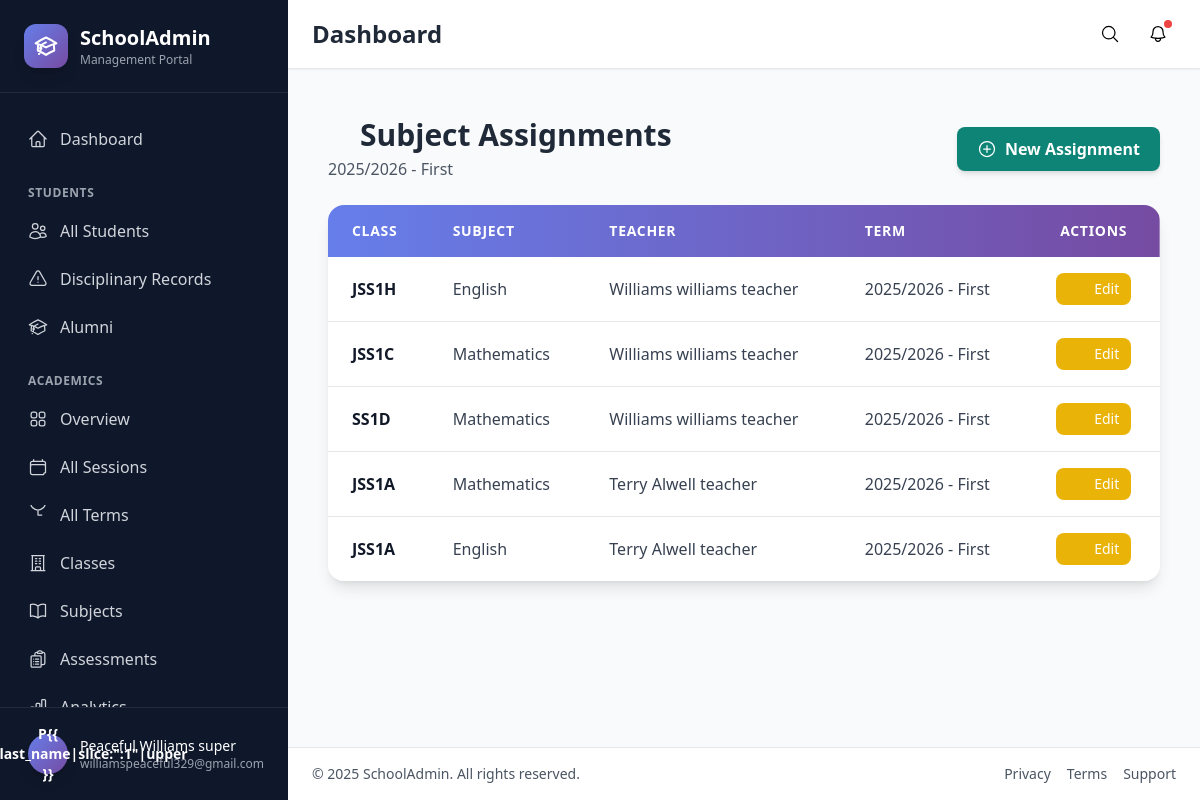
/academics/assignments/ (signed in), run on the app's committed database.
### academics/models.py (models this page shows, shortened)
class Term(models.Model):
    TERM_CHOICES = [
        ("First", "First Term"),
        ("Second", "Second Term"),
        ("Third", "Third Term"),
    ]
    session = models.ForeignKey(
        AcademicSession, on_delete=models.CASCADE, related_name="terms"
    )
    name = models.CharField(max_length=20, choices=TERM_CHOICES)
    start_date = models.DateField()
    end_date = models.DateField()
    is_current = models.BooleanField(default=False)
    def __str__(self):
        return f"{self.session.name} - {self.name}"
    class Meta:
        unique_together = ["session", "name"]
        ordering = ["-session__start_date", "name"]

class AcademicSession(models.Model):
    name = models.CharField(max_length=100)  # e.g., "2024/2025"
    start_date = models.DateField()
    end_date = models.DateField()
    is_current = models.BooleanField(default=False)
    class Meta:
        ordering = ["-start_date"]

class SubjectAssignment(models.Model):
    classroom = models.ForeignKey(ClassRoom, on_delete=models.CASCADE)
    subject = models.ForeignKey(Subject, on_delete=models.CASCADE)
    teacher = models.ForeignKey(
        User, on_delete=models.CASCADE, related_name="subject_assignments"
    )
    term = models.ForeignKey(Term, on_delete=models.CASCADE)
    class Meta:
        unique_together = ["classroom", "subject", "term"]

class ClassRoom(models.Model):
    CLASS_LEVEL_CHOICES = [
        ("JSS1", "JSS 1"),
        ("JSS2", "JSS 2"),
        ("JSS3", "JSS 3"),
        ("SS1", "SS 1"),
        ("SS2", "SS 2"),
        ("SS3", "SS 3"),
    ]
    ARM_CHOICES = [
        ("A", "A"),
        ("B", "B"),
        ("C", "C"),
        ("D", "D"),
        ("E", "E"),
        ("F", "F"),
        ("G", "G"),
        ("H", "H"),
    ]
    level = models.CharField(max_length=10, choices=CLASS_LEVEL_CHOICES)
    arm = models.CharField(max_length=1, choices=ARM_CHOICES)
    session = models.ForeignKey(AcademicSession, on_delete=models.CASCADE)
    class_teacher = models.ForeignKey(
        User, on_delete=models.SET_NULL, null=True, blank=True
    )
    def __str__(self):
        return f"{self.level}{self.arm}"
    class Meta:
        unique_together = ["level", "arm", "session"]
        ordering = ["level", "arm"]

class Subject(models.Model):
    name = models.CharField(max_length=100)
    code = models.CharField(max_length=20, unique=True)
    description = models.TextField(blank=True)
    is_core = models.BooleanField(default=True)  # Core or Elective
    class Meta:
        ordering = ["name"]

### academics/views.py (the view)
# urls.py: path("assignments/", views.assignment_list, name="assignment_list"),
@login_required
@user_passes_test(lambda u: u.is_superuser)
def assignment_list(request):
    assignments = SubjectAssignment.objects.all().order_by("-term__session__start_date")
    current_term = Term.objects.filter(is_current=True).first()
    if current_term:
        assignments = assignments.filter(term=current_term)
    return render(
        request,
        "academics/assignment_list.html",
        {"assignments": assignments, "current_term": current_term},
    )

### academics/templates/academics/assignment_list.html (shortened to what this page needs)
{% extends 'records/base.html' %}
{% block content %}
<div class="container mx-auto px-4 py-6">
    <div class="flex flex-col md:flex-row justify-between items-start md:items-center gap-4 mb-6">
        <div>
            <h2 class="text-2xl md:text-3xl font-bold text-gray-800 flex items-center gap-3">
                <svg xmlns="http://www.w3.org/2000/svg" fill="none" viewBox="0 0 24 24" stroke-width="1.5" stroke="currentColor" class="w-5 h-5 inline-block" title="clipboard-check text-primary-500"></svg> Subject Assignments
            </h2>
            {% if current_term %}
            <p class="text-gray-600 mt-1">{{ current_term }}</p>
            {% endif %}
        </div>
        <a href="{% url 'academics:assignment_create' %}" class="inline-flex items-center gap-2 px-5 py-2.5 bg-primary-600 text-white font-semibold rounded-lg shadow-md hover:bg-primary-700 hover:shadow-lg hover:-translate-y-0.5 transition-all">
            <svg xmlns="http://www.w3.org/2000/svg" viewBox="0 0 24 24" fill="none" stroke="currentColor" stroke-width="1.5" class="w-5 h-5 inline-block"><circle cx="12" cy="12" r="9"/><path stroke-linecap="round" stroke-linejoin="round" d="M12 8v8M8 12h8"/></svg> New Assignment
        </a>
    </div>
    <div class="bg-white rounded-2xl shadow-lg overflow-hidden">
        <div class="overflow-x-auto">
            <table class="w-full">
                <thead class="bg-gradient-to-r from-primary-500 to-secondary-500 text-white">
                    <tr>
                        <th class="px-6 py-4 text-left text-sm font-semibold uppercase tracking-wider">Class</th>
                        <th class="px-6 py-4 text-left text-sm font-semibold uppercase tracking-wider">Subject</th>
                        <th class="px-6 py-4 text-left text-sm font-semibold uppercase tracking-wider">Teacher</th>
                        <th class="px-6 py-4 text-left text-sm font-semibold uppercase tracking-wider">Term</th>
                        <th class="px-6 py-4 text-center text-sm font-semibold uppercase tracking-wider">Actions</th>
                    </tr>
                </thead>
                <tbody class="bg-white divide-y divide-gray-200">
                    {% for assignment in assignments %}
                    <tr class="hover:bg-gray-50 transition-colors">
                        <td class="px-6 py-4 whitespace-nowrap">
                            <span class="font-semibold text-gray-900">{{ assignment.classroom }}</span>
                        </td>
                        <td class="px-6 py-4 whitespace-nowrap text-gray-700">{{ assignment.subject.name }}</td>
                        <td class="px-6 py-4 whitespace-nowrap text-gray-700">{{ assignment.teacher.get_full_name }}</td>
                        <td class="px-6 py-4 whitespace-nowrap text-gray-700">{{ assignment.term }}</td>
                        <td class="px-6 py-4 whitespace-nowrap text-center">
                            <a href="{% url 'academics:assignment_update' assignment.pk %}"
                                class="inline-flex items-center gap-1.5 px-3 py-1.5 bg-yellow-500 text-white text-sm font-medium rounded-lg hover:bg-yellow-600 transition-colors">
                                <svg xmlns="http://www.w3.org/2000/svg" fill="none" viewBox="0 0 24 24" stroke-width="1.5" stroke="currentColor" class="w-5 h-5 inline-block" title="pencil"></svg> Edit
                            </a>
                        </td>
                    </tr>
                    {% endfor %}
                </tbody>
            </table>
        </div>
    </div>
</div>
{% endblock %}

### records/templates/records/base.html (shortened to what this page needs)
<!DOCTYPE html>
<html lang="en" class="h-full">
{% load static %}
<head>
    <script src="https://cdn.tailwindcss.com"></script>
</head>
<body class="h-full bg-gray-50">
    <div class="flex h-full">
        <aside id="sidebar"
            class="fixed inset-y-0 left-0 z-50 w-72 bg-sidebar-bg text-white transform transition-transform duration-300 lg:translate-x-0 -translate-x-full overflow-hidden sidebar-enter {% if 'login' in request.path %}hidden{% endif %}{% block hide_sidebar %}{% endblock %}">
            <div class="flex flex-col h-full">
                <div class="flex items-center gap-3 px-6 py-6 border-b border-gray-700/50">
                    <div class="bg-gradient-to-br from-primary-500 to-secondary-500 p-2.5 rounded-xl shadow-lg">
                    </div>
                    <div>
                        <h1 class="text-xl font-bold">SchoolAdmin</h1>
                        <p class="text-xs text-gray-400">Management Portal</p>
                    </div>
                </div>
                <nav class="flex-1 px-4 py-6 overflow-y-auto">
                    {% if request.user.is_authenticated %}
                    <a href="{% url 'portal:dashboard' %}" class="sidebar-link">
                        <span>Dashboard</span>
                    </a>
                    {% if request.user.is_staff %}
                    {% if not request.user.is_teacher %}
                    <div class="mt-6">
                        <p class="px-3 text-xs font-semibold text-gray-400 uppercase tracking-wider mb-2">Students</p>
                        <a href="{% url 'records:student_list' %}" class="sidebar-link">
                            <span>All Students</span>
                        </a>
                        <a href="{% url 'committee:offense_list' %}" class="sidebar-link">
                            <span>Disciplinary Records</span>
                        </a>
                        {% if request.user.is_superuser %}
                        <a href="{% url 'records:alumni_list' %}" class="sidebar-link">
                            <span>Alumni</span>
                        </a>
                        {% endif %}
                    </div>
                    {% endif %}
                    <div class="mt-6">
                        <p class="px-3 text-xs font-semibold text-gray-400 uppercase tracking-wider mb-2">Academics</p>
                        <a href="{% url 'academics:dashboard' %}" class="sidebar-link">
                            <span>Overview</span>
                        </a>
                        <a href="{% url 'academics:session_list' %}" class="sidebar-link">
                            <span>All Sessions</span>
                        </a>
                        <a href="{% url 'academics:term_list' %}" class="sidebar-link">
                            <svg xmlns="http://www.w3.org/2000/svg" fill="none" viewBox="0 0 24 24" stroke-width="1.5"
                                stroke="currentColor" class="w-5 h-5">
                                <path stroke-linecap="round" stroke-linejoin="round"
                                    d="M12 6v6h4.5m4.5-15a9 9 0 11-18 0 9 9 0 0118 0z" />
                            </svg>
                            <span>All Terms</span>
                        </a>
                        <a href="{% url 'academics:classroom_list' %}" class="sidebar-link">
                            <span>Classes</span>
                        </a>
                        <a href="{% url 'academics:subject_list' %}" class="sidebar-link">
                            <span>Subjects</span>
                        </a>
                        <a href="{% url 'academics:assessment_list' %}" class="sidebar-link">
                            <span>Assessments</span>
                        </a>
                        <a href="{% url 'academics:performance_analytics' %}" class="sidebar-link">
                            <span>Analytics</span>
                        </a>
                    </div>
                    {% endif %}
                    {% endif %}
                </nav>
                <div class="p-4 border-t border-gray-700/50">
                    {% if request.user.is_authenticated %}
                    <div class="relative group">
                        <button
                            class="w-full flex items-center gap-3 px-3 py-2.5 rounded-lg hover:bg-sidebar-hover transition-colors">
                            <div
                                class="w-10 h-10 rounded-full bg-gradient-to-br from-primary-500 to-secondary-500 flex items-center justify-center text-white font-bold text-sm shadow-lg">
                                {{ request.user.first_name|slice:":1"|upper }}{{ request.user.last_name|slice:":1"|upper
                                }}
                            </div>
                            <div class="flex-1 text-left">
                                <p class="font-medium text-sm truncate">{{ request.user.get_full_name }}</p>
                                <p class="text-xs text-gray-400 truncate">{{ request.user.email }}</p>
                            </div>
                        </button>
                    </div>
                    {% endif %}
                </div>
            </div>
        </aside>
        <div class="flex-1 flex flex-col {% block main_margin %}lg:ml-72{% endblock %}">
            <header class="sticky top-0 z-40 bg-white border-b border-gray-200 backdrop-blur-sm bg-white/95 shadow-sm {% block hide_header %}{% endblock %}">
                <div class="flex items-center justify-between px-6 py-4">
                    <h1 class="text-2xl font-bold text-gray-800">{% block page_title %}Dashboard{% endblock %}</h1>
                    <div class="flex items-center gap-3">
                        <button class="p-2 rounded-lg hover:bg-gray-100 transition-colors" title="Search">
                            <svg xmlns="http://www.w3.org/2000/svg" fill="none" viewBox="0 0 24 24" stroke-width="1.5"
                                stroke="currentColor" class="w-5 h-5">
                                <path stroke-linecap="round" stroke-linejoin="round"
                                    d="M21 21l-5.197-5.197m0 0A7.5 7.5 0 105.196 5.196a7.5 7.5 0 0010.607 10.607z" />
                            </svg>
                        </button>
                        <button class="relative p-2 rounded-lg hover:bg-gray-100 transition-colors"
                            title="Notifications">
                            <span class="absolute top-1 right-1 w-2 h-2 bg-red-500 rounded-full"></span>
                        </button>
                    </div>
                </div>
            </header>
                <main class="flex-1 overflow-y-auto p-6 content-fade">
                                {% block content %}{% endblock %}
            </main>
            <footer class="bg-white border-t border-gray-200 px-6 py-4">
                <div class="flex flex-col sm:flex-row items-center justify-between text-sm text-gray-600 gap-2">
                    <p>&copy; {% now "Y" %} SchoolAdmin. All rights reserved.</p>
                    <div class="flex gap-4">
                        <a href="#" class="hover:text-primary-600 transition-colors">Privacy</a>
                        <a href="#" class="hover:text-primary-600 transition-colors">Terms</a>
                        <a href="#" class="hover:text-primary-600 transition-colors">Support</a>
                    </div>
                </div>
            </footer>
        </div>
    </div>
</body>
</html>

### records/templates/records/base.html (style rules this page uses)
.sidebar-enter { animation: slideInLeft 0.3s ease-out; }
.content-fade { animation: fadeIn 0.4s ease-out; }
.sidebar-link { display: flex; align-items: center; gap: 0.75rem; padding: 0.625rem 0.75rem; border-radius: 0.5rem; color: #d1d5db; transition: all 0.2s ease; margin-bottom: 0.25rem; }

### data on the page
Term: session+name "2025/2026 - First"
SubjectAssignment: classroom "JSS1H", subject.name "English", teacher.get_full_name "Williams williams teacher", term "2025/2026 - First"
SubjectAssignment: classroom "JSS1C", subject.name "Mathematics", teacher.get_full_name "Williams williams teacher", term "2025/2026 - First"
SubjectAssignment: classroom "SS1D", subject.name "Mathematics", teacher.get_full_name "Williams williams teacher", term "2025/2026 - First"
SubjectAssignment: classroom "JSS1A", subject.name "Mathematics", teacher.get_full_name "Terry Alwell teacher", term "2025/2026 - First"
SubjectAssignment: classroom "JSS1A", subject.name "English", teacher.get_full_name "Terry Alwell teacher", term "2025/2026 - First"

### other printed values
{{ request.user.first_name|slice:":1"|upper }} "P"
{{ request.user.get_full_name }} "Peaceful Williams super"
{{ request.user.email }} "williamspeaceful329@gmail.com"
